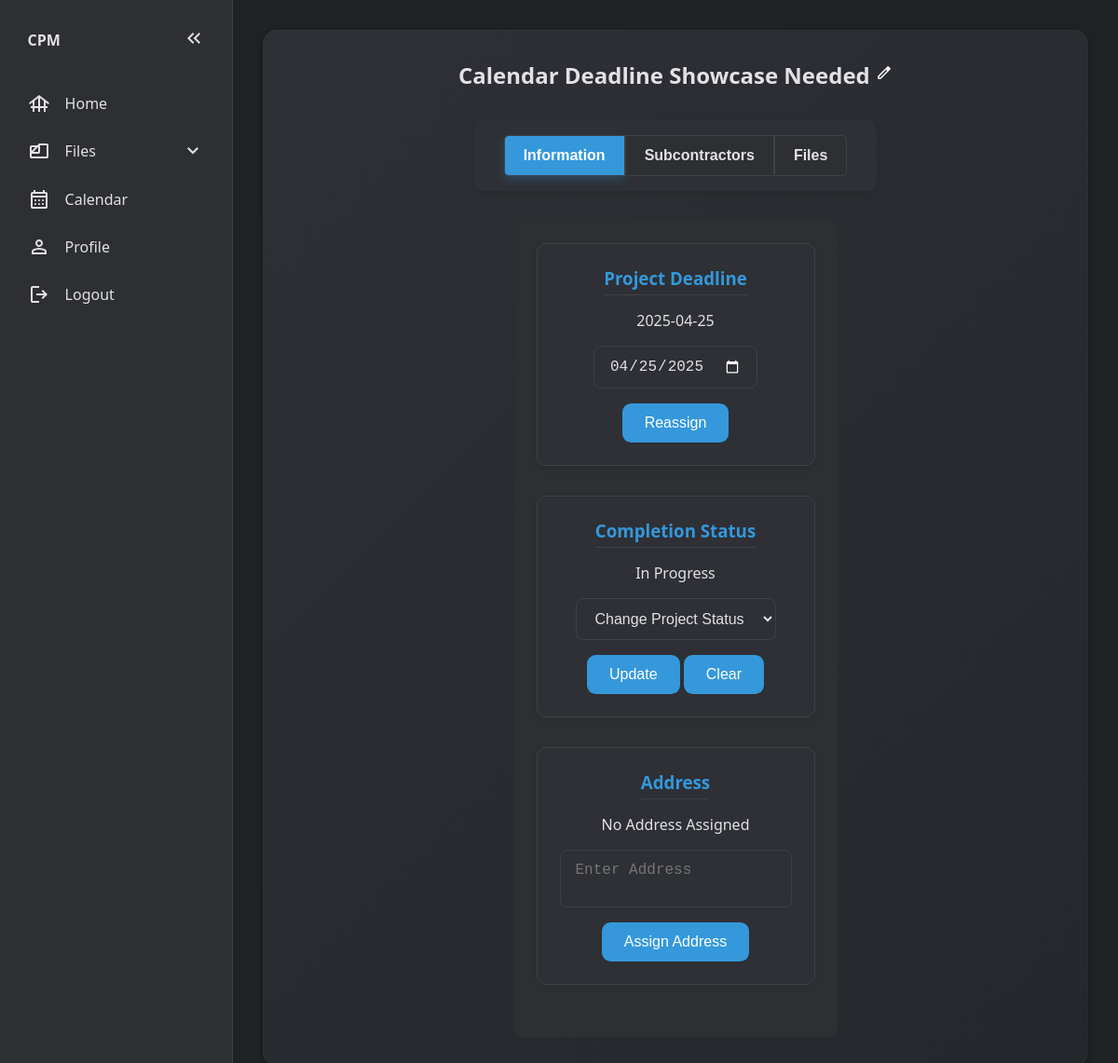
The page /view-project/2 (signed in) on the database its author committed.
### website/models.py (models this page shows)
class Project(db.Model): # Database model: An object blueprint/layout that will be stored in the database
    id = db.Column(db.Integer, primary_key=True)
    project_name = db.Column(db.String(70))
    date = db.Column(db.DateTime(timezone=True), default=func.now()) # Gets current date and time
    progress = db.Column(Enum('Not Yet Started', 'On Hold', 'In Progress', 'Completed', 'Canceled', name='progress_status'), nullable=False, default='Not Yet Started') # Project's Progress: Not Yet Started (Blue) | On Hold (Orange) | In Progress (Yellow) | Completed (Green) | Canceled (Red)
    deadline = db.Column(db.Date, nullable=True) # Project Deadline
    user_id = db.Column(db.Integer, db.ForeignKey('user.id')) # 1-to-many relationship
    address= db.Column(db.String(255), nullable = True)
    subcontractors = db.relationship('Assignment', back_populates='project') #many to many relation
    tasks = db.relationship('Task', backref='project', lazy='dynamic') # 1-to-many relationship
    files = db.relationship('File', back_populates='project')
    pass

### website/views.py (the view)
@views.route('/view-project/<int:project_id>', methods=['GET', 'POST'])
@login_required
def view_project(project_id):
    project = Project.query.get(project_id)
    subcontractors = [assignment.subcontractor for assignment in project.subcontractors]
    tasks = Task.query.filter_by(project_id=project_id).all()
    return render_template("project.html", project=project, subcontractors=subcontractors, user=current_user, tasks=tasks)

### website/context_processors.py (called while the page is built)
def unread_message_count():
    if current_user.is_authenticated:
        return Message.query.filter_by(receiver_id=current_user.id, is_read=False).count()
    return 0

### website/templates/project.html (shortened to what this page needs)
{% extends 'base.html' %}
{% block content %}
<section class="main-content-section" id="project-details">
  <div id="project-details-div">
    <h2 id="project-name">
      {{ project.project_name }}
    </h2>
  </div>
  <div class="tab-buttons">
    <button class="tab-btn active" data-tab="information" id="first-tab">
      Information
    </button>
    <button class="tab-btn" data-tab="subcontractors" id="middle-tab">
      Subcontractors
    </button>
    <button class="tab-btn" data-tab="files" id="last-tab">Files</button>
  </div>
  <div id="information" class="tab-content active">
    <section id="information-section">
      <section class="sub-sections" id="deadline-sub-section">
        <h3>Project Deadline</h3>
        <form
          id="deadline-form"
          method="POST"
          action="{{ url_for('views.update_deadline', project_id=project.id) }}"
        >
          {% if project.deadline is none %}
          <p>No Deadline Assigned</p>
          {% if user.role != 'subcontractor' %}
          <div class="div-dead">
            <input type="date" name="deadline" required />
            <button type="submit">Assign</button>
          </div>
          {% endif %} {% else %}
          <p>{{ project.deadline }}</p>
          <div class="div-dead">
            {% if user.role != 'subcontractor' %}
            <input type="date" name="deadline" value="{{ project.deadline }}" />
            <button type="submit">Reassign</button>
            {% endif %}
          </div>
          {% endif %}
        </form>
      </section>
      <section class="sub-sections" id="completion-status-sub-section">
        <h3>Completion Status</h3>
        <p id="displaying-completion-status">{{ project.progress }}</p>
        <form
          id="completion-form"
          method="POST"
          action="{{ url_for('views.update_project_completion_status', project_id=project.id) }}"
        >
          {% if user.role != 'subcontractor' %}
          <select id="project-status" name="project-status">
            <option value="" disabled selected hidden>
              Change Project Status
            </option>
          </select>
          <div class="buttons">
            <button type="submit">Update</button>
            <button type="reset">Clear</button>
          </div>
          {% endif %}
        </form>
      </section>
      <section class="sub-sections" id="address-sub-section">
        <h3>Address</h3>
        <form
          action="{{ url_for('views.update_address', project_id=project.id)}}"
          method="POST"
        >
          {% if user.role == 'subcontractor' %}
          <p>{{ project.address }}</p>
          {% else %} {% if project.address is none %}
          <p>No Address Assigned</p>
          <div class="div-address">
            <textarea
              name="project_address"
              id="project_address"
              placeholder="Enter Address"
              required
            ></textarea>
            <button type="submit">Assign Address</button>
          </div>
          {% endif %} {% endif %}
        </form>
      </section>
    </section>
  </div>
</section>
{% endblock %}

### website/static/css/style.css (style rules this page uses)
:root { --bg: #202123; --panel: #2d2f33; --card: #2e3035; --text: #e1e1e6; --icon: #e1e1e6; --text-muted: #9ca3af; --border: #3f4147; --hover-bg: #3a3b40; --accent: #3498db; --accent-hover: #2980b9; --error: #ff6b6b; --success: #32d296; --shadow: rgba(0, 0, 0, 0.2); }
*, *::before, *::after { margin: 0; padding: 0; box-sizing: border-box; }
html { font-family: "Segoe UI", Tahoma, Geneva, Verdana, sans-serif; font-size: 16px; }
body { display: grid; grid-template-columns: auto 1fr; grid-template-areas: "sidebar main"; background-color: var(--bg); color: var(--text); height: 100vh; font-size: clamp(0.875rem, 1.5vw, 1rem); overscroll-behavior: none; }
.main-content-section { width: 100%; background: var(--card); border-radius: 0.75rem; padding: 2rem; box-shadow: 0 4px 12px var(--shadow); }
.main-content-section, .sub-sections { display: flex; justify-content: center; align-items: center; flex-direction: column; }
.sub-sections { padding: 10px; border-radius: 0.5em; width: 100%; border: 1px solid var(--border); }
#project-status { display: flex; gap: 0.4rem; flex-wrap: wrap; justify-content: flex-end; }
#project-form #filter-projects, .edit-toggle-btn { transition: transform 0.2s ease; cursor: pointer; fill: white; }
#project-details { padding: 2rem; max-width: 1200px; margin: 0 auto; background: linear-gradient(135deg, #2e3035, #25272c); border-radius: 15px; box-shadow: inset 0 0 0 1px rgba(255, 255, 255, 0.015), 0 2px 4px rgba(0, 0, 0, 0.4); }
#project-name { margin-bottom: 2rem; }
#project-details p, #project-details h2, #project-details h3, #project-details h4, #project-name-input { text-align: center; color: var(--text); }
#project-details form { display: flex; flex-direction: column; gap: 1rem; }
#project-details form input, #project-details form textarea, #project-details form select { padding: 0.75rem 1rem; background: var(--card); border: 1px solid var(--border); border-radius: 8px; color: var(--text); font-size: 1rem; width: 100%; max-width: 600px; margin: 0 auto; }
#project-details form textarea { resize: none; }
#project-details form button { background: var(--accent); color: white; padding: 0.75rem 1.5rem; font-size: 1rem; border: none; border-radius: 0.6rem; cursor: pointer; transition: background-color 0.25s ease; margin: 0 auto; }
#project-details .tab-buttons { display: flex; justify-content: space-around; background: var(--card); padding: 1rem 2rem; margin-bottom: 2rem; border-radius: 10px; box-shadow: 0 3px 8px rgba(0, 0, 0, 0.1); }
#project-details #first-tab { border-top-right-radius: 0; border-bottom-right-radius: 0; }
#project-details #middle-tab { border-radius: 0; }
#project-details #last-tab { border-top-left-radius: 0; border-bottom-left-radius: 0; }
#project-details .tab-btn { background: var(--panel); border: 1px solid var(--border); padding: 0.75rem 1.25rem; font-weight: bold; font-size: 1rem; color: var(--text); border-radius: 5px; cursor: pointer; transition: background 0.3s; }
#project-details .tab-btn:hover, #project-details .tab-btn.active { background: var(--accent); color: white; box-shadow: 0 4px 10px rgba(52, 152, 219, 0.25); }
#project-details .tab-content { display: none; padding: 1.5rem; border-radius: 8px; background: var(--panel); }
#project-details .tab-content.active { display: block; }
#project-details .sub-sections, #project-details .file-invoice-div, #messages { background: var(--card); padding: 1.5rem; border-radius: 10px; box-shadow: 0 3px 10px rgba(0, 0, 0, 0.06); color: var(--text); margin-bottom: 2rem; display: flex; flex-direction: column; align-items: center; }
#project-details .sub-sections h3, #project-details .file-invoice-div h3, #messages h3 { color: var(--accent); border-bottom: 1px solid var(--border); padding-bottom: 5px; margin-bottom: 1rem; }
.div-dead, #completion-form, .div-address { display: flex; align-items: center; flex-direction: column; gap: 1rem; }
#completion-form { margin-top: 1rem; }

### rows shown on the page
Project: project_name "Calendar Deadline Showcase Needed", deadline "2025-04-25", deadline "04/25/2025", progress "In Progress"
